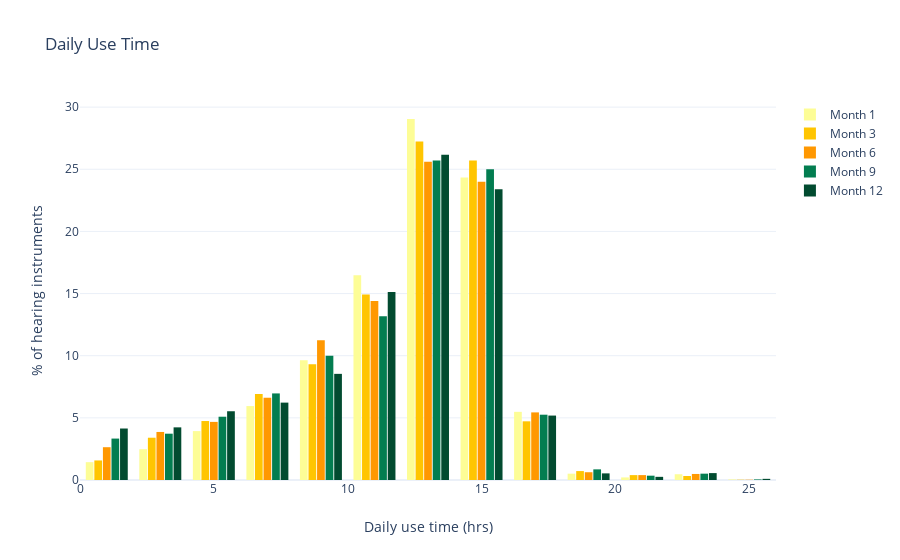

The notebook cell this image was saved under:
### Markdown cell above
# Histograms

### Code cell
import plotly.graph_objects as go

import numpy as np
x0 = df1_12['UT_1']
x1 = df1_12['UT_3']
x2 = df1_12['UT_6']
x3 = df1_12['UT_9']
x4 = df1_12['UT_12']

fig = go.Figure()
fig.add_trace(go.Histogram(
    x=x0,
    histnorm='percent',
    name='Month 1', # name used in legend and hover labels
    marker_color='#fdfd96', nbinsx=15,
))
fig.add_trace(go.Histogram(
    x=x1,
    histnorm='percent',
    name='Month 3',
    marker_color='#ffc501', nbinsx=15,
))

fig.add_trace(go.Histogram(
    x=x2,
    histnorm='percent',
    name='Month 6', # name used in legend and hover labels
    marker_color='#ff9801', nbinsx=15,
))
fig.add_trace(go.Histogram(
    x=x3,
    histnorm='percent',
    name='Month 9',
    marker_color='#037d50', nbinsx=15
))
fig.add_trace(go.Histogram(
    x=x4,
    histnorm='percent',
    name='Month 12',
    marker_color='#024b30', nbinsx=15
))


fig.update_layout(
    title_text='Daily Use Time', # title of plot
    xaxis_title_text='Daily use time (hrs)', # xaxis label
    yaxis_title_text='% of hearing instruments ', # yaxis label
    bargap=0.2, # gap between bars of adjacent location coordinates
    bargroupgap=0.1, # gap between bars of the same location coordinates
    template = "plotly_white", # set template to white
)

fig.show()
print('Descriptive Statistics')
df1_12[['UT_1', 'UT_3', 'UT_6', 'UT_9', 'UT_12']].describe()

### Figure 1 — Plotly figure (JSON) as saved in the notebook; plotly's stock layout.template omitted (floating-point values rounded to 4 significant figures; data arrays with more than 128 entries replaced by an {"elided": "..."} marker saying what was removed)
{"data": [{"histnorm": "percent", "marker": {"color": "#fdfd96"}, "name": "Month 1", "nbinsx": 15, "type": "histogram", "x": {"elided": "4321 float values"}}, {"histnorm": "percent", "marker": {"color": "#ffc501"}, "name": "Month 3", "nbinsx": 15, "type": "histogram", "x": {"elided": "4321 float values"}}, {"histnorm": "percent", "marker": {"color": "#ff9801"}, "name": "Month 6", "nbinsx": 15, "type": "histogram", "x": {"elided": "4321 float values"}}, {"histnorm": "percent", "marker": {"color": "#037d50"}, "name": "Month 9", "nbinsx": 15, "type": "histogram", "x": {"elided": "4321 float values"}}, {"histnorm": "percent", "marker": {"color": "#024b30"}, "name": "Month 12", "nbinsx": 15, "type": "histogram", "x": {"elided": "4321 float values"}}], "layout": {"bargap": 0.2, "bargroupgap": 0.1, "title": {"text": "Daily Use Time"}, "xaxis": {"title": {"text": "Daily use time (hrs)"}}, "yaxis": {"title": {"text": "% of hearing instruments "}}}}
